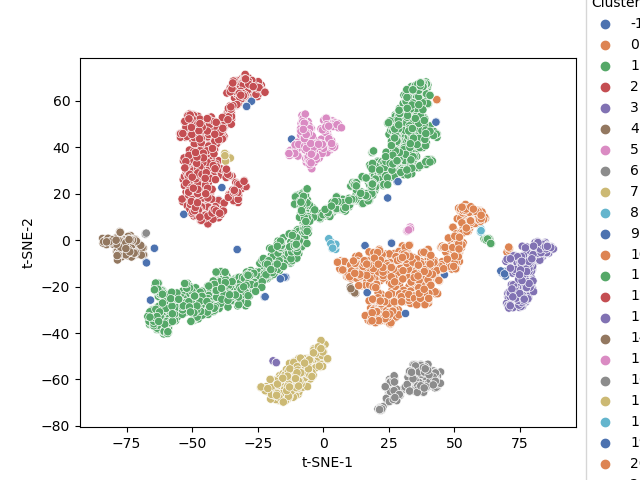

Write the Python code that produced this figure.
import pandas as pd
import seaborn as sns
import matplotlib.pyplot as plt


def region_query(data, point_id, eps, distance_func):
    """
    Find all points within a distance of eps from a point.
    :param data: The data points to be clustered.
    :param point_id: The ID of the point to find neighbors for.
    :param eps: The maximum distance between two samples for one to be considered as in the neighborhood of the other.
    :return: A list of point IDs.
    """
    neighbors = []
    for i in range(len(data)):
        if distance_func(data[point_id], data[i]) <= eps:
            neighbors.append(i)
    return neighbors


def dbscan(eps, min_samples, data, distance_func):
    """
    DBSCAN algorithm for clustering data points.
    :param eps: The maximum distance between two samples for one to be considered as in the neighborhood of the other.
    :param min_samples: The number of samples (or total weight) in a neighborhood for a point to be considered as a core point.
    :param data: The data points to be clustered.
    :param distance_func: The distance function to use.
    :return: A list of cluster labels for each data point.
    """

    label = [-2] * len(data)  # -2: unvisited, -1: noise, 0, 1, 2, ...: cluster labels
    cluster_id = 0
    # For each point in the dataset ...
    for point_id in range(len(data)):
        # If the point was already visited, move on to the next point.
        if label[point_id] > -2:
            continue
        # Find all points in the neighborhood of the current point.
        neighbors = region_query(data, point_id, eps, distance_func)
        # If there are not enough neighbors to form a cluster ...
        if len(neighbors) < min_samples:
            # Label the point as noise.
            label[point_id] = -1
        # Otherwise, a new cluster is found!
        else:
            queue = [point_id]
            label[point_id] = cluster_id

            while queue:
                current_point = queue.pop(0)
                neighbors = region_query(data, current_point, eps, distance_func)

                # If there are enough neighbors, add them to the queue.
                if len(neighbors) >= min_samples:
                    unvisited_neighbors = [n for n in neighbors if label[n] == -2]
                    for neighbor in unvisited_neighbors:
                        label[neighbor] = cluster_id
                    queue += unvisited_neighbors

            cluster_id += 1
    return label


if __name__ == '__main__':
    df = pd.read_csv("https://reneshbedre.github.io/assets/posts/tsne/tsne_scores.csv")


    def distance_func(x, y):
        ndim = len(x)
        return sum((x[i] - y[i]) ** 2 for i in range(ndim)) ** 0.5


    clusters_labels = dbscan(eps=2.5, min_samples=4, data=df.values, distance_func=distance_func)

    p = sns.scatterplot(data=df, x="t-SNE-1", y="t-SNE-2", hue=clusters_labels, legend="full", palette="deep")
    sns.move_legend(p, "upper right", bbox_to_anchor=(1.17, 1.2), title='Clusters')
    plt.savefig("python_dbscan.png")
    plt.show()
